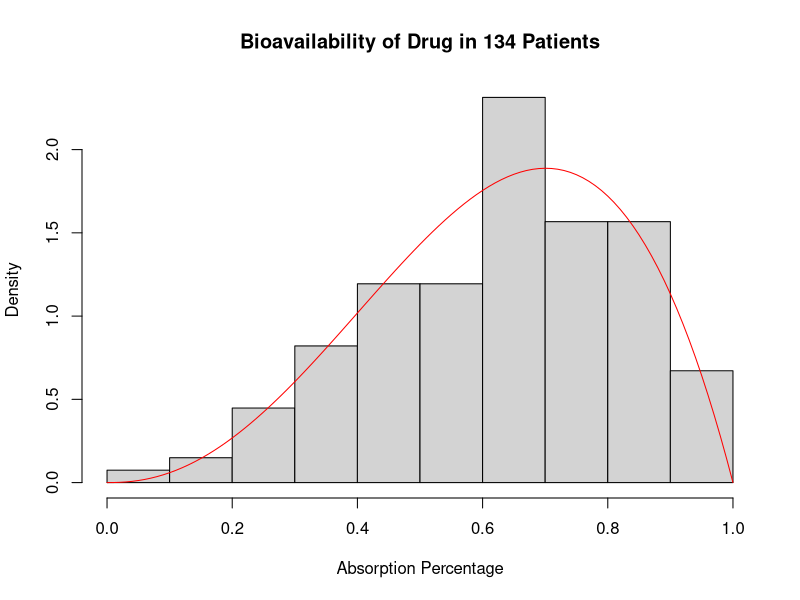

Reproduce this figure in R.
data = read.csv("bioavailability.csv")
percs = data$percentage

# find MME based on part (a)
thetaMME = 2*mean(percs)/(1-mean(percs))

# view data and model on top
hist(percs, freq=F, xlab = "Absorption Percentage", main = "Bioavailability of Drug in 134 Patients")

xs = seq(0, 1, by=0.01)
ys = (thetaMME^2+thetaMME)*xs^(thetaMME -1)*(1-xs)
lines(xs, ys, col="red")


